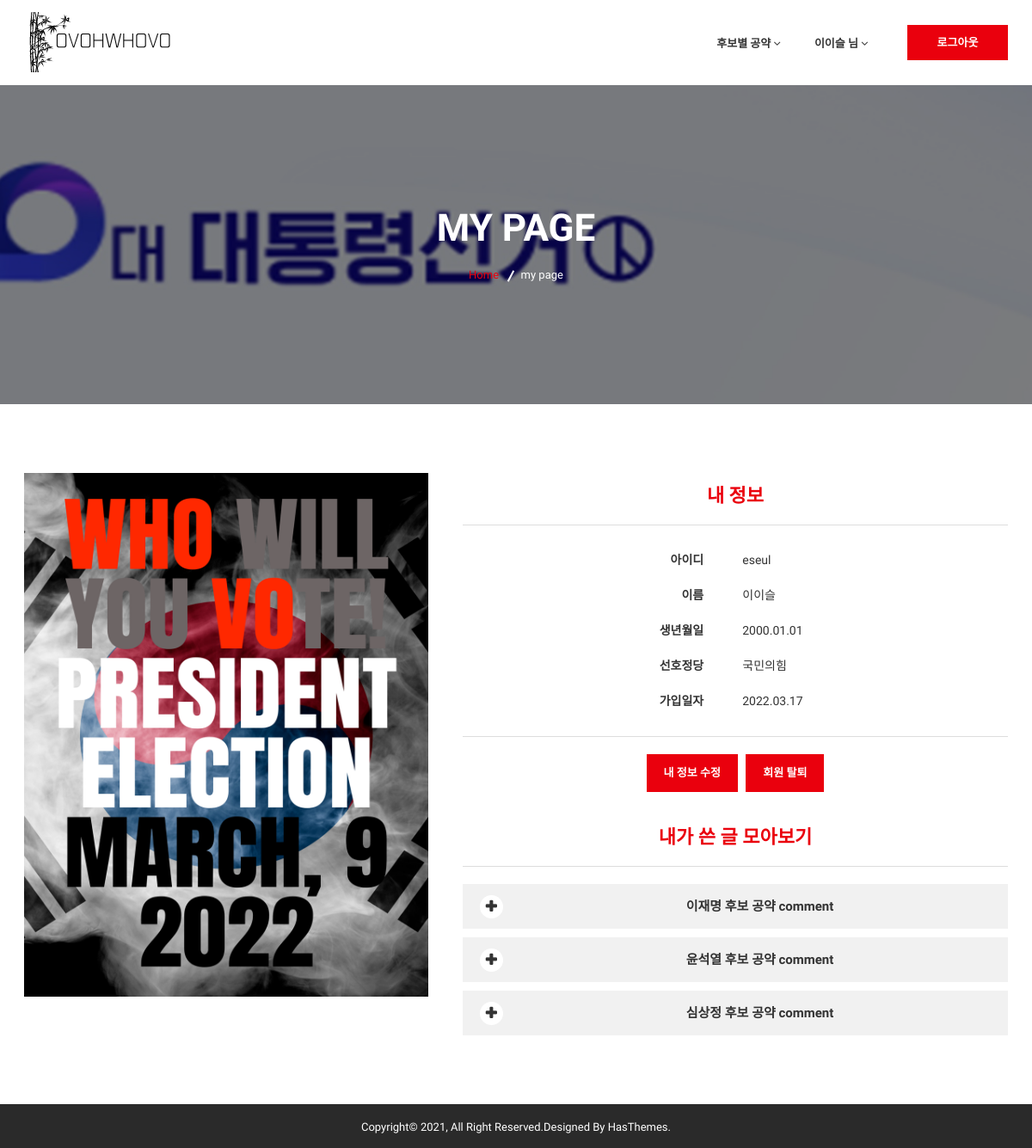
The app's page /user/change/ (signed in), older data.
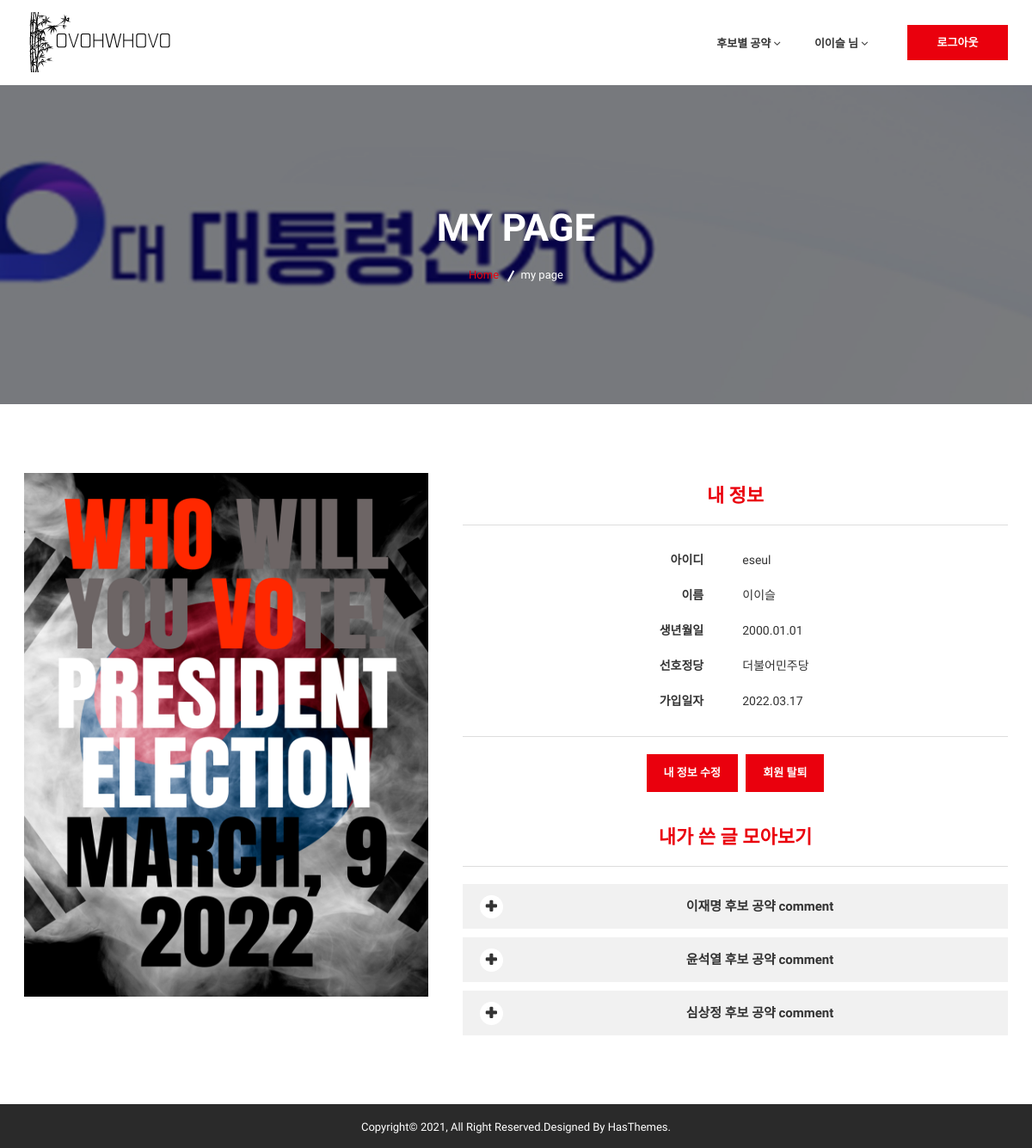
The same page, newer data.
### userApp/models.py (models this page shows)
class WebMember(models.Model):
    member_id = models.TextField(max_length=100, primary_key=True)
    member_pwd = models.TextField(max_length=100, blank=False, null=False)
    member_name = models.TextField(max_length=100, blank=False, null=False)
    member_poli = models.TextField(max_length=100, blank=False, null=False)
    member_age = models.DateField()
    member_regdate = models.DateTimeField(auto_now=True)

### userApp/views.py (the view)
# urls.py: path('change/', views.mypage, name='change'),
def mypage(request) :
    print(">>>> mypage")
    if request.session.get('member_name') :
        id = request.session.get('member_id')
        print('>>> our member', id)
        user = WebMember.objects.get(member_id=id)
        cand1posts = Post.objects.filter(writer_id=id, candidate_num=1).order_by('detail_num')
        cand2posts = Post.objects.filter(writer_id=id, candidate_num=2).order_by('detail_num')
        cand3posts = Post.objects.filter(writer_id=id, candidate_num=3).order_by('detail_num')
        print('>>>> type check', type(user.member_age), user.member_age)
        context = {
            'session_member_name': request.session.get('member_name'),
            'session_member_id': request.session.get('member_id'),
            'user' : user,
            'cand1posts' : cand1posts,
            'cand2posts' : cand2posts,
            'cand3posts' : cand3posts,
        }
        return render(request, 'user/mypage.html', context)

### userApp/templates/user/mypage.html (shortened to what the changed rows need)
{% load static %}
<!doctype html>
<html class="no-js" lang="en">
    <head>
        <link rel="stylesheet" href="{% static 'css/bootstrap.min.css' %}">
        <link rel="stylesheet" href="{% static 'css/font-awesome.min.css' %}">
        <link rel="stylesheet" href="{% static 'css/meanmenu.min.css' %}">
        <link rel="stylesheet" href="{% static 'css/owl.carousel.min.css' %}">
		<link rel="stylesheet" href="{% static 'lib/css/nivo-slider.css' %}" type="text/css" />
		<link rel="stylesheet" href="{% static 'lib/css/preview.css' %}" type="text/css" media="screen" />
        <link rel="stylesheet" href="{% static 'css/chosen.min.css' %}">
        <link rel="stylesheet" href="{% static 'css/animate.css' %}">
        <link rel="stylesheet" href="{% static 'css/magnific-popup.css' %}">
        <link rel="stylesheet" href="{% static 'css/normalize.css' %}">
        <link rel="stylesheet" href="{% static 'css/main.css' %}">
        <link rel="stylesheet" href="{% static 'style.css' %}">
        <link rel="stylesheet" href="{% static 'css/responsive.css' %}">
    </head>
    <body>
        <div class="wrapper">
            <header class="header-area">
                <div class="header-bottom stick-h2">
                    <div class="container">
                        <div class="row">
                            <div class="col-lg-12">
                                <div class="main-menu floatright">
                                    <nav>
                                        <ul>
                                            {% if session_member_name %}
                                            <li><a href=""> {{ session_member_name }} 님 <i class="fa fa-angle-down" aria-hidden="true"></i></a>
                                            </li>
                                            {% endif %}
                                        </ul>
                                    </nav>
                                </div>
                            </div>
                        </div>
                    </div>
                </div>
            </header>
            <section class="breadcrumbs-area ptb-140 about-bg">
                <div class="container">
                    <div class="row">
                        <div class="col-lg-12 text-center">
                            <div class="breadcrumbs">
                                <h2 class="page-title">MY PAGE</h2>
                            </div>
                        </div>
                    </div>
                </div>
            </section>
            <section class="team-details-area ptb-80">
                <div class="container">
                    <div class="row">
                        <div class="col-lg-12">
                            <div class="tab-content2 tab-content">
                                <div role="tabpanel" class="tab-pane active" id="one">
                                    <div class="team-details-all fix">
                                        <div class="team-details-top">
                                            <div class="team-details-text" align="center">
                                                    <table>
                                                        <tbody>
                                                            <tr>
                                                                <th scope="row"><b>아이디</b></th>
                                                            </tr>
                                                            <tr>
                                                                <th scope="row"><b>이름</b></th>
                                                                <td>{{session_member_name}}</td>
                                                            </tr>
                                                            <tr>
                                                                <th scope="row"><b>생년월일</b></th>
                                                                <td>{{user.member_age|date:'Y.m.d'}}</td>
                                                            </tr>
                                                            <tr>
                                                                <th scope="row"><b>선호정당</b></th>
                                                                <td>{{user.member_poli}}</td>
                                                            </tr>
                                                            <tr>
                                                                <th scope="row" style="padding-bottom: 30px;"><b>가입일자</b></th>
                                                                <td style="padding-bottom: 30px;">{{user.member_regdate|date:'Y.m.d'}}</td>
                                                            </tr>
                                                        </tbody>
                                                    </table>
                                            </div>
                                        </div>
                                    </div>
                                </div>
                            </div>
                        </div>
                    </div>
                </div>
            </section>
        </div>
    </body>
</html>

Row changes from the older to the newer data that the page shows:
changed WebMember "이이슬": member_poli "국민의힘" → "더불어민주당"
